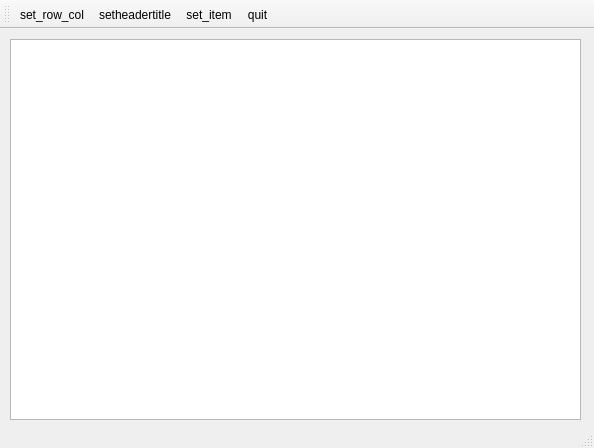
<?xml version="1.0" encoding="UTF-8"?>
<ui version="4.0">
 <class>MainWindow</class>
 <widget class="QMainWindow" name="MainWindow">
  <property name="geometry">
   <rect>
    <x>0</x>
    <y>0</y>
    <width>594</width>
    <height>448</height>
   </rect>
  </property>
  <property name="windowTitle">
   <string>MainWindow</string>
  </property>
  <widget class="QWidget" name="centralwidget">
   <widget class="QTableView" name="tableView">
    <property name="geometry">
     <rect>
      <x>10</x>
      <y>10</y>
      <width>571</width>
      <height>381</height>
     </rect>
    </property>
   </widget>
  </widget>
  <widget class="QStatusBar" name="statusbar"/>
  <widget class="QToolBar" name="toolBar">
   <property name="windowTitle">
    <string>toolBar</string>
   </property>
   <attribute name="toolBarArea">
    <enum>TopToolBarArea</enum>
   </attribute>
   <attribute name="toolBarBreak">
    <bool>false</bool>
   </attribute>
   <addaction name="actionset_row_col"/>
   <addaction name="actionsetheadertitle"/>
   <addaction name="actionset_item"/>
   <addaction name="actionquit"/>
  </widget>
  <action name="actionset_row_col">
   <property name="text">
    <string>set_row_col</string>
   </property>
   <property name="menuRole">
    <enum>QAction::NoRole</enum>
   </property>
  </action>
  <action name="actionsetheadertitle">
   <property name="text">
    <string>setheadertitle</string>
   </property>
   <property name="menuRole">
    <enum>QAction::NoRole</enum>
   </property>
  </action>
  <action name="actionset_item">
   <property name="text">
    <string>set_item</string>
   </property>
   <property name="menuRole">
    <enum>QAction::NoRole</enum>
   </property>
  </action>
  <action name="actionquit">
   <property name="text">
    <string>quit</string>
   </property>
   <property name="menuRole">
    <enum>QAction::NoRole</enum>
   </property>
  </action>
 </widget>
 <resources/>
 <connections>
  <connection>
   <sender>actionquit</sender>
   <signal>triggered()</signal>
   <receiver>MainWindow</receiver>
   <slot>close()</slot>
   <hints>
    <hint type="sourcelabel">
     <x>-1</x>
     <y>-1</y>
    </hint>
    <hint type="destinationlabel">
     <x>399</x>
     <y>299</y>
    </hint>
   </hints>
  </connection>
 </connections>
</ui>
